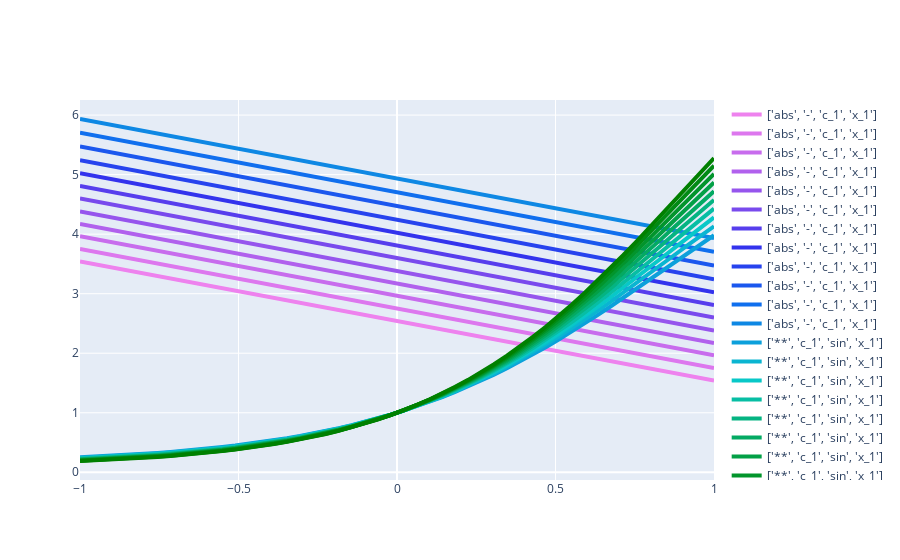

Source (notebook cell):
### Code cell
%autoreload
from vaeesr import  generate_values, try_infix
from colour import Color

for i in range(1):
    rand_idx1 = random.randint(0, len(test_equations))
    rand_idx2 = random.randint(0, len(test_equations))
    df, _ = get_interpolated_df(
        kind="classifier",
        model=autoencoder,
        equation_tree_dataset=dataset,
        latent_space_representation=latent_space_representation,
        equation_1=rand_idx1,
        equation_2=rand_idx2,
        c_1=1.5,
        c_2=0.5,
        num_interpolations=20,
        assignment=mapping,
        classes=classes,
    )
    if len(df.values)> 0:
        fig = plot_interpolations(df, assignment=mapping)
        fig.show()
